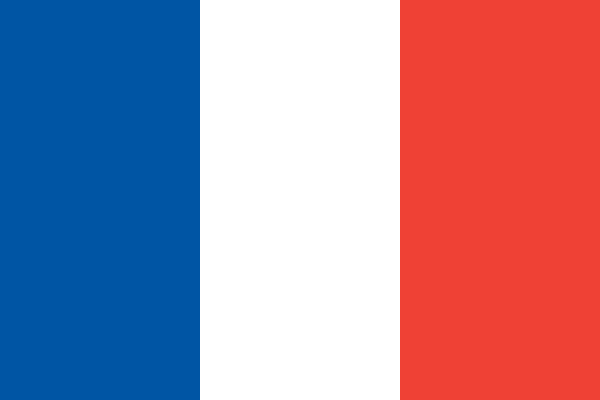
Frame 1 (no input)
Frame 60 (no input): identical to frame 1, image omitted
Frame 120 (the mouse pressed at the canvas centre since frame 60): identical to frame 1, image omitted

The p5.js sketch that drew this single still picture (run headless with seeded random() and noise() and a simulated clock; from frame 60 on, the mouse is pressed at the canvas centre):

// p5.js sketch
// ── sketch.js
function setup() {
  createCanvas(600, 400);
}

function draw() {
  noStroke();
  
  // Azul
  fill(0,85,164);
  rect(0,0,200,400);

 // Branco
  fill(255);
  rect(200,0,200,400);
  
   // Vermelho
  fill(239,65,53);
  rect(400,0,200,400);
 }
// ── style.css
html, body {
  margin: 0;
  padding: 0;
}
canvas {
  display: block;
}
style.css
